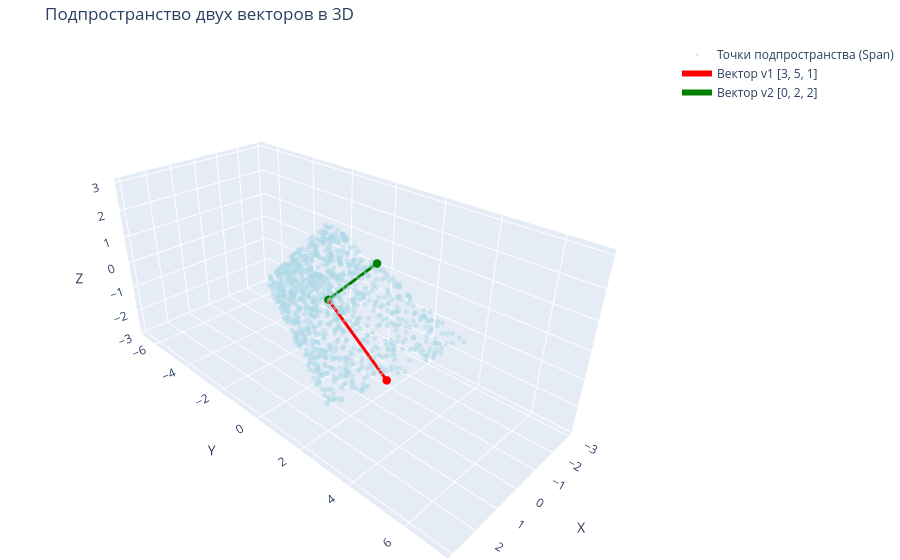

The notebook cell this image was saved under:
### Code cell
# 1. Определяем наши векторы
v1 = np.array([3, 5, 1])
v2 = np.array([0, 2, 2])

# 2. Генерируем случайные скаляры для создания облака точек
n_points = 1000
scalars_1 = np.random.uniform(-1, 1, n_points)
scalars_2 = np.random.uniform(-1, 1, n_points)

# Вычисляем точки: P = s1*v1 + s2*v2
span_points = np.array([s1 * v1 + s2 * v2 for s1, s2 in zip(scalars_1, scalars_2)])

fig = go.Figure()

# Добавляем облако точек (подпространство)
fig.add_trace(go.Scatter3d(
    x=span_points[:, 0],
    y=span_points[:, 1],
    z=span_points[:, 2],
    mode='markers',
    marker=dict(size=3, color='lightblue', opacity=0.5),
    name='Точки подпространства (Span)'
))

# Добавляем вектор v1
fig.add_trace(go.Scatter3d(
    x=[0, v1[0]], y=[0, v1[1]], z=[0, v1[2]],
    mode='lines+markers',
    line=dict(color='red', width=6),
    marker=dict(size=5),
    name='Вектор v1 [3, 5, 1]'
))

# Добавляем вектор v2
fig.add_trace(go.Scatter3d(
    x=[0, v2[0]], y=[0, v2[1]], z=[0, v2[2]],
    mode='lines+markers',
    line=dict(color='green', width=6),
    marker=dict(size=5),
    name='Вектор v2 [0, 2, 2]'
))

fig.update_layout(
    title="Подпространство двух векторов в 3D",
    scene=dict(
        xaxis_title='X',
        yaxis_title='Y',
        zaxis_title='Z',
        camera=dict(eye=dict(x=1.5, y=1.5, z=1.2))
    ),
    margin=dict(l=0, r=0, b=0, t=40),
)

fig.show()

### Figure 1 — Plotly figure (JSON) as saved in the notebook; plotly's stock layout.template omitted (floating-point values rounded to 4 significant figures; data arrays with more than 128 entries replaced by an {"elided": "..."} marker saying what was removed)
{"data": [{"marker": {"color": "lightblue", "opacity": 0.5, "size": 3}, "mode": "markers", "name": "Точки подпространства (Span)", "x": {"elided": "1000 float values"}, "y": {"elided": "1000 float values"}, "z": {"elided": "1000 float values"}, "type": "scatter3d"}, {"line": {"color": "red", "width": 6}, "marker": {"size": 5}, "mode": "lines+markers", "name": "Вектор v1 [3, 5, 1]", "x": [0, 3], "y": [0, 5], "z": [0, 1], "type": "scatter3d"}, {"line": {"color": "green", "width": 6}, "marker": {"size": 5}, "mode": "lines+markers", "name": "Вектор v2 [0, 2, 2]", "x": [0, 0], "y": [0, 2], "z": [0, 2], "type": "scatter3d"}], "layout": {"scene": {"camera": {"eye": {"x": 1.5, "y": 1.5, "z": 1.2}}, "xaxis": {"title": {"text": "X"}}, "yaxis": {"title": {"text": "Y"}}, "zaxis": {"title": {"text": "Z"}}}, "margin": {"l": 0, "r": 0, "b": 0, "t": 40}, "title": {"text": "Подпространство двух векторов в 3D"}}}
